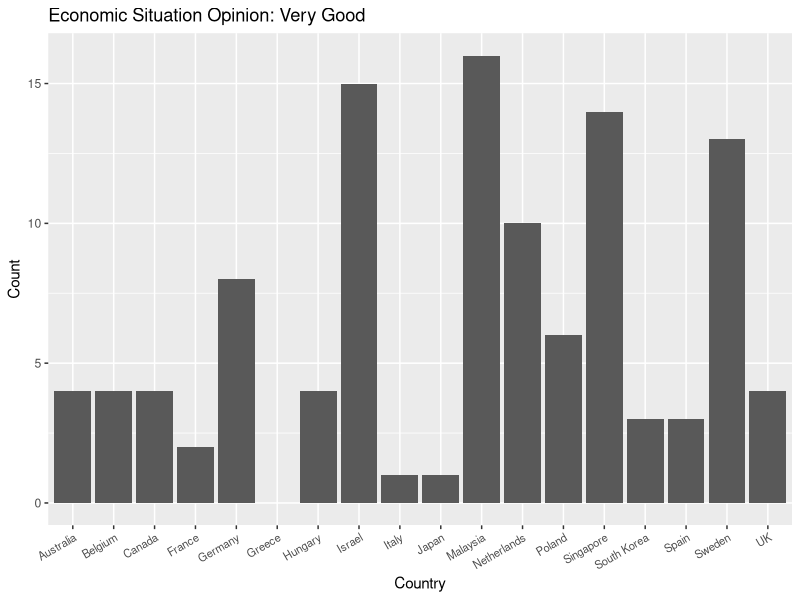
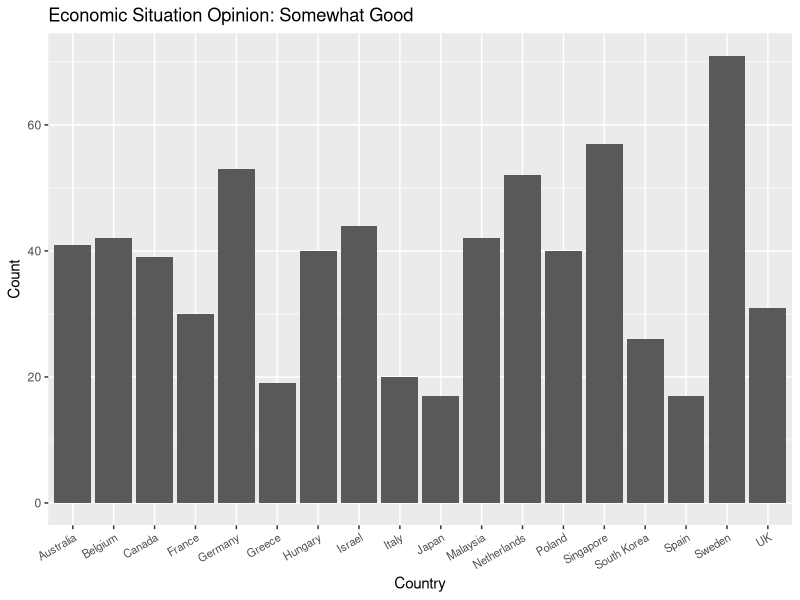
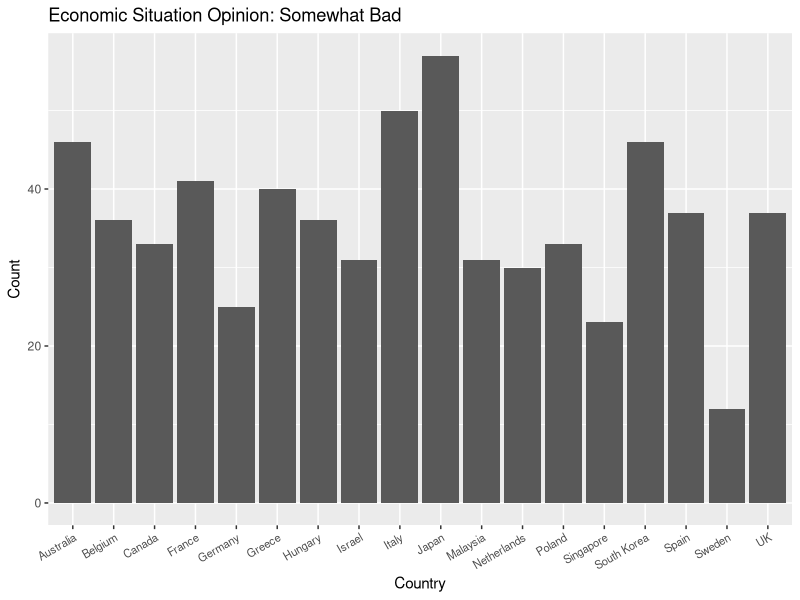
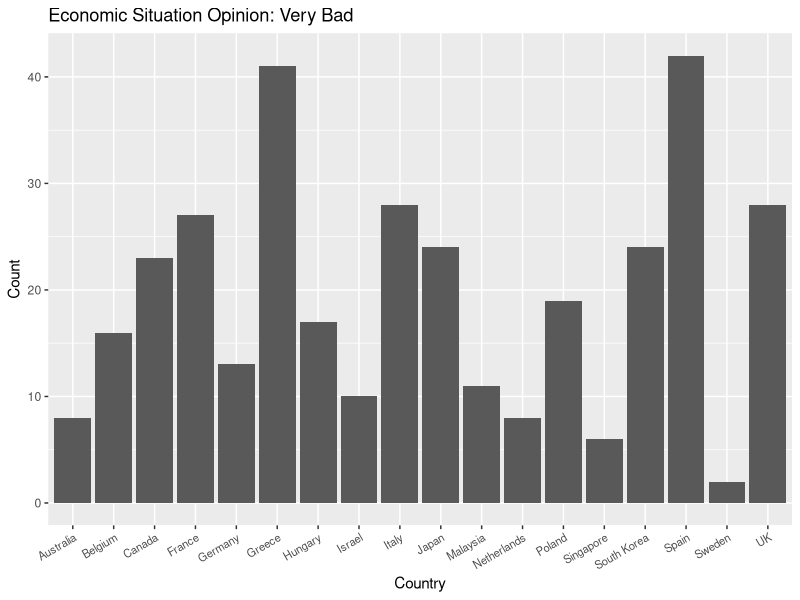
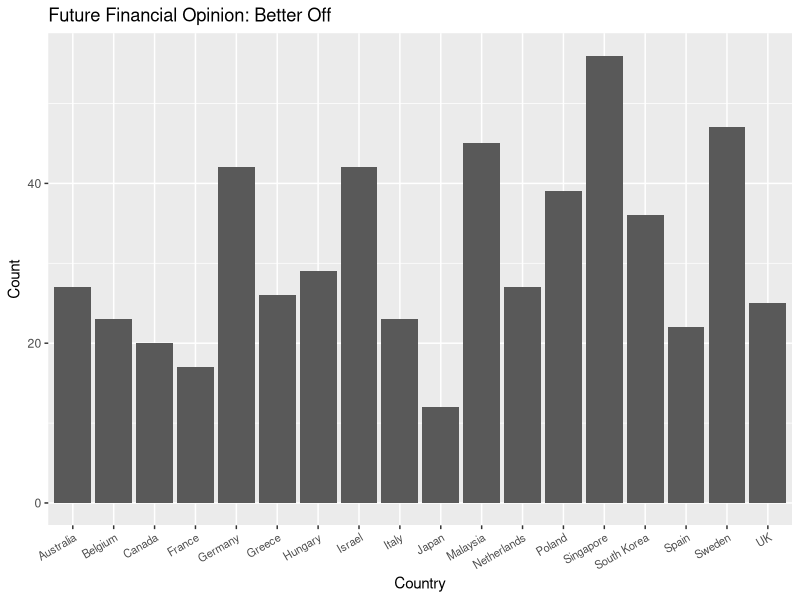
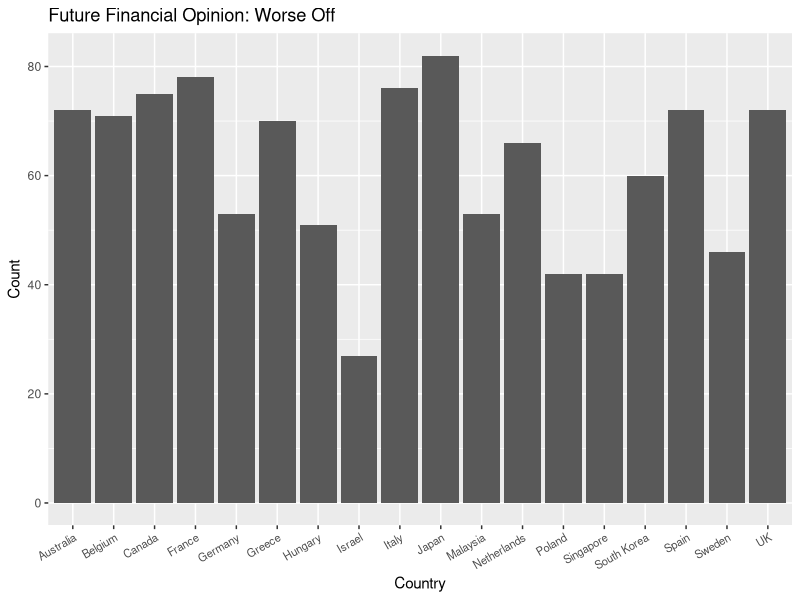
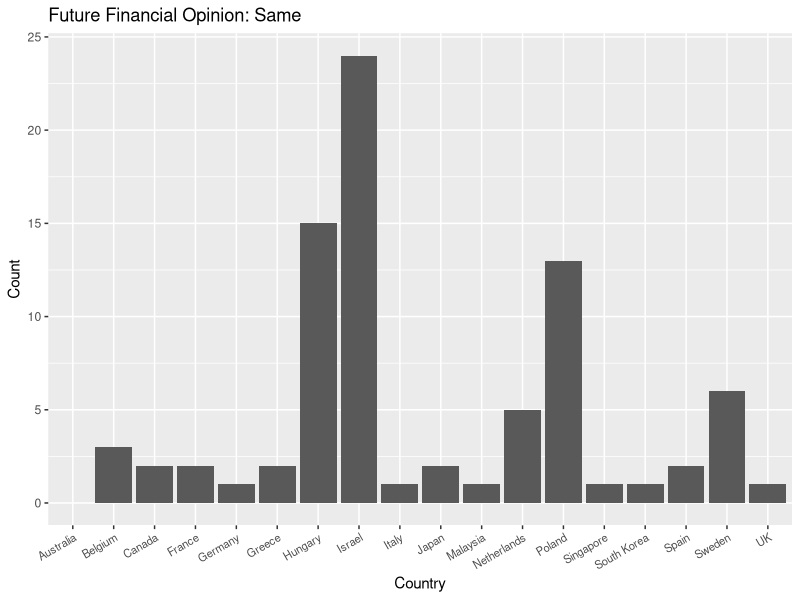
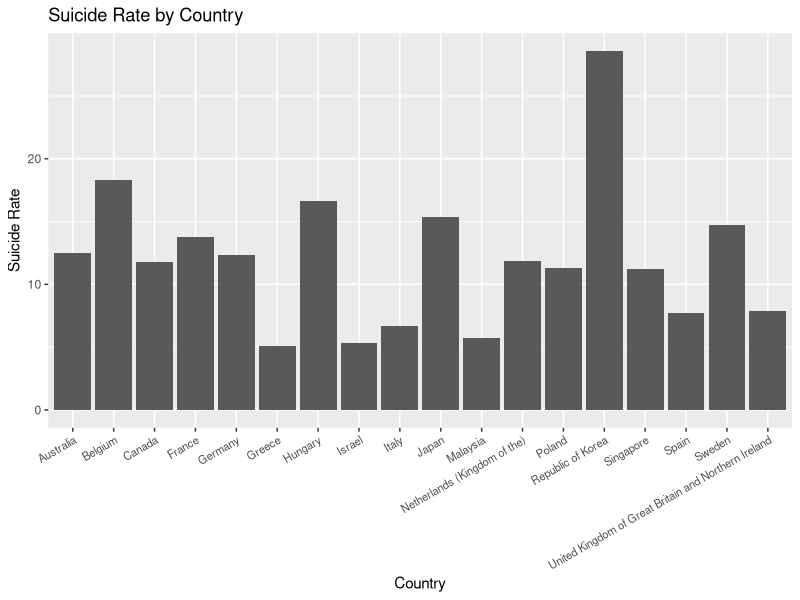

R code for these plots, in order:
## ---- chunk 1
library(tidyverse)

economy <- read_csv('economy.csv')
future <- read_csv('future.csv')
suicide <- read_csv('suicide.csv')
## ---- chunk 2
# Filter Suicide Dataset so that we are only looking at the countries found in economy and future datasets
suicide <- suicide |>
  filter(country == 'Canada' |
         country == 'Belgium' |
         country == 'France' |
         country == 'Germany' |
         country == 'Greece' |
         country == 'Hungary' |
         country == 'Italy' |
         country == 'Netherlands (Kingdom of the)' |
         country == 'Poland' | 
         country == 'Spain' |
         country == 'Sweden' |
         country == 'United Kingdom of Great Britain and Northern Ireland' |
         country == 'Israel' |
         country == 'Australia' | 
         country == 'Japan' |
         country == 'Singapore' |
         country == 'Republic of Korea' |
         country == 'Malaysia')|>
  filter(population == 'Total' &
         age_range == 'Total years')
## ---- chunk 3
# Plot each opinion count for each country
very_good_plot <- economy |>
  ggplot(aes(x=country, y=very_good)) +
  geom_bar(stat="identity") +
  theme(axis.text.x = element_text(angle = 30, hjust = 1, size = 8)) +
  labs(title = 'Economic Situation Opinion: Very Good', 
       x = 'Country',
       y = 'Count')

very_good_plot
## ---- chunk 4
somewhat_good_plot <- economy |>
  ggplot(aes(x=country, y=somewhat_good)) +
  geom_bar(stat="identity") +
  theme(axis.text.x = element_text(angle = 30, hjust = 1, size = 8)) +
  labs(title = 'Economic Situation Opinion: Somewhat Good', 
     x = 'Country',
     y = 'Count')

somewhat_good_plot
## ---- chunk 5
somewhat_bad_plot <- economy |>
  ggplot(aes(x=country, y=somewhat_bad)) +
  geom_bar(stat="identity") +
  theme(axis.text.x = element_text(angle = 30, hjust = 1, size = 8)) +
  labs(title = 'Economic Situation Opinion: Somewhat Bad', 
     x = 'Country',
     y = 'Count')

somewhat_bad_plot
## ---- chunk 6
very_bad_plot <- economy |>
  ggplot(aes(x=country, y=very_bad)) +
  geom_bar(stat="identity") +
  theme(axis.text.x = element_text(angle = 30, hjust = 1, size = 8)) +
  labs(title = 'Economic Situation Opinion: Very Bad', 
     x = 'Country',
     y = 'Count')

very_bad_plot
## ---- chunk 7
better_off_plot <- future |>
  ggplot(aes(x=country, y=better_off)) +
  geom_bar(stat="identity") +
  theme(axis.text.x = element_text(angle = 30, hjust = 1, size = 8)) +
  labs(title = 'Future Financial Opinion: Better Off', 
     x = 'Country',
     y = 'Count')

better_off_plot
## ---- chunk 8
worse_off_plot <- future |>
  ggplot(aes(x=country, y=worse_off)) +
  geom_bar(stat="identity") +
  theme(axis.text.x = element_text(angle = 30, hjust = 1, size = 8)) +
  labs(title = 'Future Financial Opinion: Worse Off', 
     x = 'Country',
     y = 'Count')

worse_off_plot
## ---- chunk 9
same_plot <- future |>
  ggplot(aes(x=country, y=same)) +
  geom_bar(stat="identity") +
  theme(axis.text.x = element_text(angle = 30, hjust = 1, size = 8)) +
  labs(title = 'Future Financial Opinion: Same', 
     x = 'Country',
     y = 'Count')

same_plot
## ---- chunk 10
suicide_rate_plot <- suicide |>
  ggplot(aes(x=country, y=suicide_rate)) +
  geom_bar(stat="identity") +
  theme(axis.text.x = element_text(angle = 30, hjust = 1, size = 8)) +
  labs(title = 'Suicide Rate by Country', 
     x = 'Country',
     y = 'Suicide Rate')

suicide_rate_plot
## ---- chunk 11
# Merge Data
economy <- economy |>
  mutate(country_id = case_when(country == 'Canada' ~ 1, 
                                country == 'Belgium' ~ 2,
                                country == 'France' ~ 3,
                                country == 'Germany' ~ 4,
                                country == 'Greece' ~ 5,
                                country == 'Hungary' ~ 6,
                                country == 'Australia' ~ 7,
                                country == 'Japan' ~ 8,
                                country == 'Malaysia' ~ 9,
                                country == 'UK' ~ 10,
                                country == 'Netherlands' ~ 11,
                                country == 'South Korea' ~ 12,
                                country == 'Singapore' ~ 13,
                                country == 'Italy' ~ 14,
                                country == 'Spain' ~ 15,
                                country == 'Sweden' ~ 16,
                                country == 'Poland' ~ 17,
                                country == 'Israel' ~ 18))

future <- future |>
  mutate(country_id = case_when(country == 'Canada' ~ 1, 
                                country == 'Belgium' ~ 2,
                                country == 'France' ~ 3,
                                country == 'Germany' ~ 4,
                                country == 'Greece' ~ 5,
                                country == 'Hungary' ~ 6,
                                country == 'Australia' ~ 7,
                                country == 'Japan' ~ 8,
                                country == 'Malaysia' ~ 9,
                                country == 'UK' ~ 10,
                                country == 'Netherlands' ~ 11,
                                country == 'South Korea' ~ 12,
                                country == 'Singapore' ~ 13,
                                country == 'Italy' ~ 14,
                                country == 'Spain' ~ 15,
                                country == 'Sweden' ~ 16,
                                country == 'Poland' ~ 17,
                                country == 'Israel' ~ 18))

suicide <- suicide |>
  mutate(country_id = case_when(country == 'Canada' ~ 1, 
                                country == 'Belgium' ~ 2,
                                country == 'France' ~ 3,
                                country == 'Germany' ~ 4,
                                country == 'Greece' ~ 5,
                                country == 'Hungary' ~ 6,
                                country == 'Australia' ~ 7,
                                country == 'Japan' ~ 8,
                                country == 'Malaysia' ~ 9,
                                country == 'United Kingdom of Great Britain and Northern Ireland' ~ 10,
                                country == 'Netherlands (Kingdom of the)' ~ 11,
                                country == 'Republic of Korea' ~ 12,
                                country == 'Singapore' ~ 13,
                                country == 'Italy' ~ 14,
                                country == 'Spain' ~ 15,
                                country == 'Sweden' ~ 16,
                                country == 'Poland' ~ 17,
                                country == 'Israel' ~ 18))

merged_data <- economy |>
  inner_join(future, by = 'country_id') |>
  inner_join(suicide, by = 'country_id')

# I made a good_opinion and bad_opinion column which combines the very good and somewhat good responses and does the same for the bad ones
merged_data <- merged_data |>
  mutate(good_opinion = very_good + somewhat_good, 
         bad_opinion = very_bad + somewhat_bad)

view(merged_data)
## ---- chunk 12
# Plots of Relationships Between Future Opinion and Economic Opinion

bo_vg_plot <- merged_data |>
  ggplot(aes(x = better_off, y = very_good)) +
  geom_point() +
  geom_smooth(method = 'lm', color = 'red')
  labs(title = 'Better Off Future Opinion vs Very Good Economic Opinion',
       x = 'Better Off Responses', 
       y = 'Very Good Responses')
  
bo_vg_plot


bo_sg_plot <- merged_data |>
  ggplot(aes(x = better_off, y = somewhat_good)) +
  geom_point() +
  geom_smooth(method = 'lm', color = 'red') +
  labs(title = 'Better Off Future Opinion vs Somewhat Good Economic Opinion',
       x = 'Better Off Responses', 
       y = 'Somewhat Good Responses')
  
bo_sg_plot


bo_g_plot <- merged_data |>
  ggplot(aes(x = better_off, y = good_opinion)) +
  geom_point() +
  geom_smooth(method = 'lm', color = 'red') +
  labs(title = 'Better Off Future Opinion vs Good Economic Opinion',
       x = 'Better Off Responses', 
       y = 'Good Responses')
  
bo_g_plot


wo_vb_plot <- merged_data |>
  ggplot(aes(x = worse_off, y = very_bad)) +
  geom_point() +
  geom_smooth(method = 'lm', color = 'red') +
  labs(title = 'Worse Off Future Opinion vs Very Bad Economic Opinion',
       x = 'Worse Off Responses', 
       y = 'Very Bad Responses')
  
wo_vb_plot


wo_sb_plot <- merged_data |>
  ggplot(aes(x = worse_off, y = somewhat_bad)) +
  geom_point() +
  geom_smooth(method = 'lm', color = 'red') +
  labs(title = 'Worse Off Future Opinion vs Somewhat Bad Economic Opinion',
       x = 'Worse Off Responses', 
       y = 'Somewhat Bad Responses')
  
wo_sb_plot


bo_b_plot <- merged_data |>
  ggplot(aes(x = better_off, y = bad_opinion)) +
  geom_point() +
  geom_smooth(method = 'lm', color = 'red') +
  labs(title = 'Better Off Future Opinion vs Bad Economic Opinion',
       x = 'Better Off Responses', 
       y = 'Bad Responses')
  
bo_b_plot
